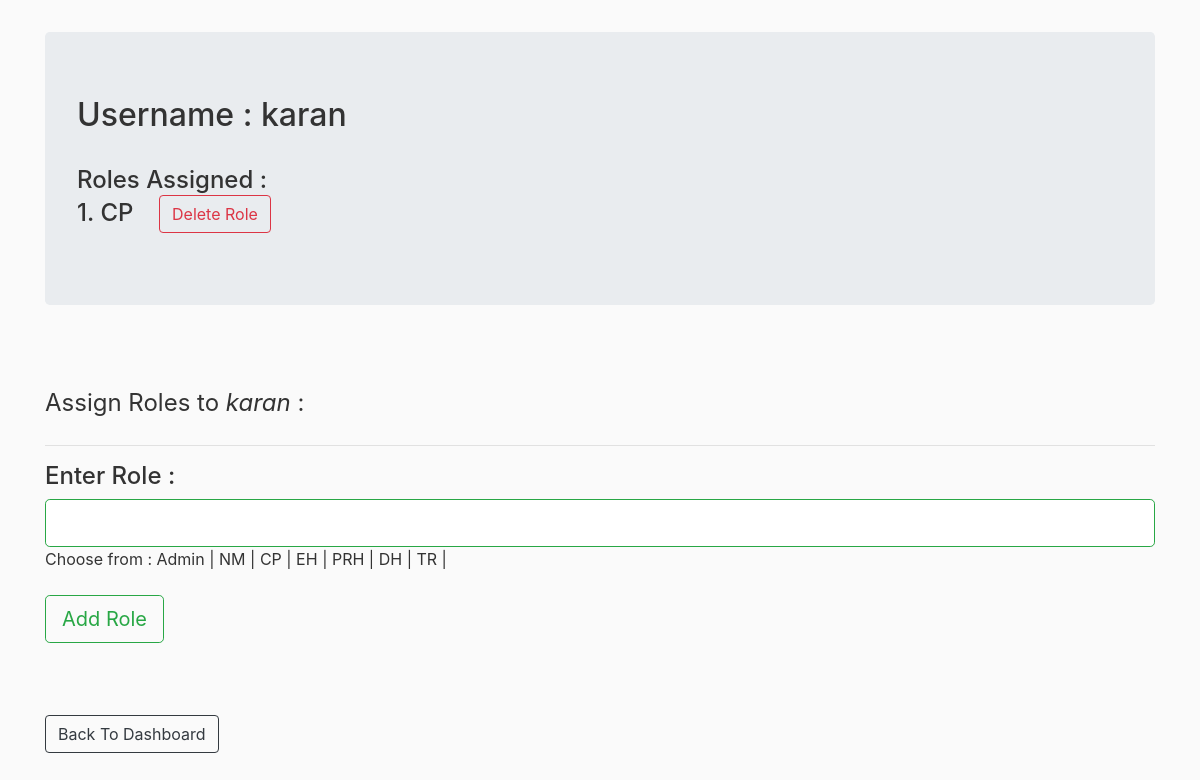
/add_roles/2 (signed in), run on the app's committed database.
### rbac/models.py (models this page shows, shortened)
class User(db.Model, UserMixin):
    id = db.Column(db.Integer, primary_key=True)
    username = db.Column(db.String(120), unique=True, nullable=False)
    password = db.Column(db.String(60), nullable=False)
    roles = db.relationship('Role', secondary='user_roles')
    events_attended = relationship("Event", secondary="attendance") #user.events_attended
    events_registered = relationship("Event", secondary="registration") #user.events_registered

class Role(db.Model):
    __tablename__ = 'roles'
    id = db.Column(db.Integer(), primary_key=True)
    name = db.Column(db.String(50), unique=True)

### rbac/routes.py (the view, shortened to what this page needs)
@app.route("/add_roles/<id>", methods=['GET','POST'])
@login_required
def add_roles(id):
    form = AddRoleForm()
    u = User.query.get(id)
    allroles = []
    allr = Role.query.all()
    for role in allr:
        allroles.append(role.name)
    return render_template('add_roles.html',form=form,u=u,roles=u.roles,allroles = allroles)

### rbac/forms.py
class AddRoleForm(FlaskForm):
    name = StringField('Role', validators=[DataRequired(), Length(min=2, max=20)])
    submit = SubmitField('Add Role')

### rbac/models.py (called while the page is built)
@login_manager.user_loader
def load_user(user_id):
    return User.query.get(int(user_id))

### rbac/templates/add_roles.html (shortened to what this page needs)
{% extends "layout.html" %}
{% block content %}
    <div class="jumbotron">
        <h2>Username : {{u.username}}</h2><br>
        <h4>Roles Assigned : <br>
            {% for role in roles %}
            {{loop.index}}. {{ role.name }}&nbsp; &nbsp; <a href="{{ url_for('delete_userrole',rid=role.id,uid=u.id) }}" class="btn btn-outline-danger" >Delete Role</a>
            <br>
            {% endfor %}
        </h4>
    </div>
    <br><br>
    <form action="" method="POST">
        <fieldset>
            <legend>Assign Roles to <i> {{ u.username }}</i> : </legend>
            <hr>
            <h4>Enter Role : </h4>
            {% if form.name.errors %}
                        {{ form.name(class="form-control form-control-lg is-invalid") }}
                        <div class="invalid-feedback">
                            {% for error in form.name.errors %}
                                <span> {{ error }} </span>
                            {% endfor %}
                        </div>
            {% else %}
                        {{ form.name(class="form-control form-control-lg is-valid") }}
            {% endif %}
            Choose from :
            {% for role in allroles %}
            {{ role }} |
            {% endfor %}
            <br><br>
            {{ form.submit(class="btn btn-outline-success btn-lg")}}
        </fieldset>
    </form>
    <br><br><br>
    <a href="{{ url_for('admin') }}" class="btn btn-outline-dark" >Back To Dashboard</a>
{% endblock content %}

### rbac/static/main.css (style rules this page uses)
body { background: #fafafa; color: #333333; margin-top: 2rem; }

### data on the page
User: username "karan"
Role: name "CP"
Role: name "Admin"
Role: name "NM"
Role: name "EH"
Role: name "PRH"
Role: name "DH"
Role: name "TR"
